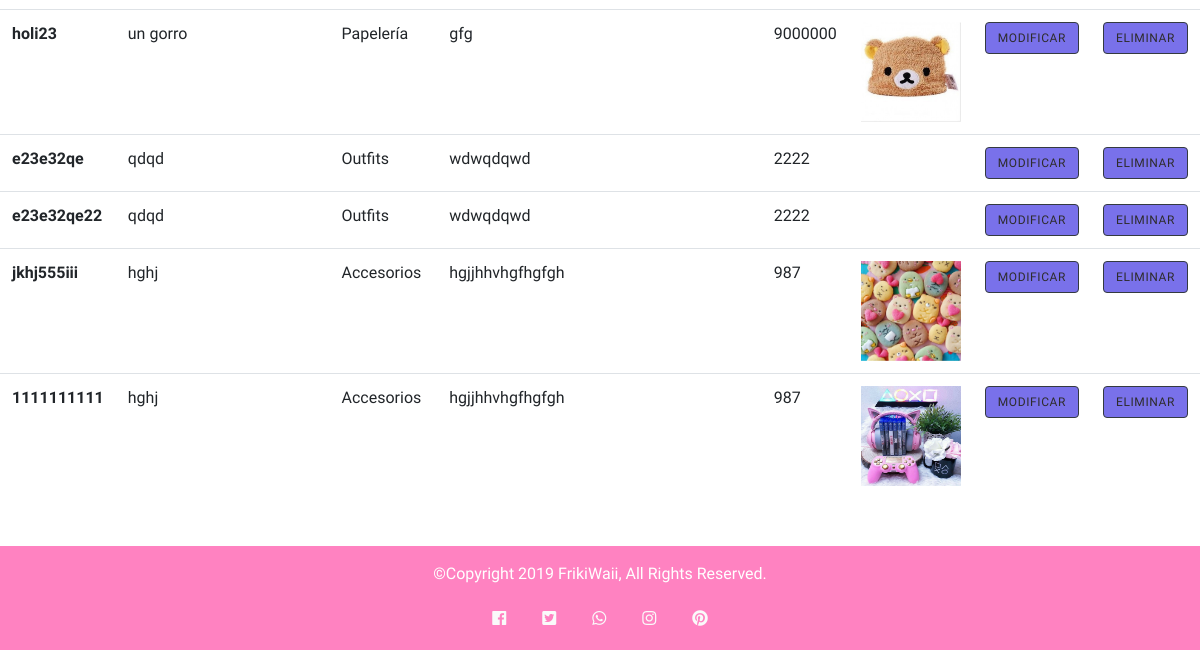
Before: /listado/ (signed in, lower part) with the older database file.
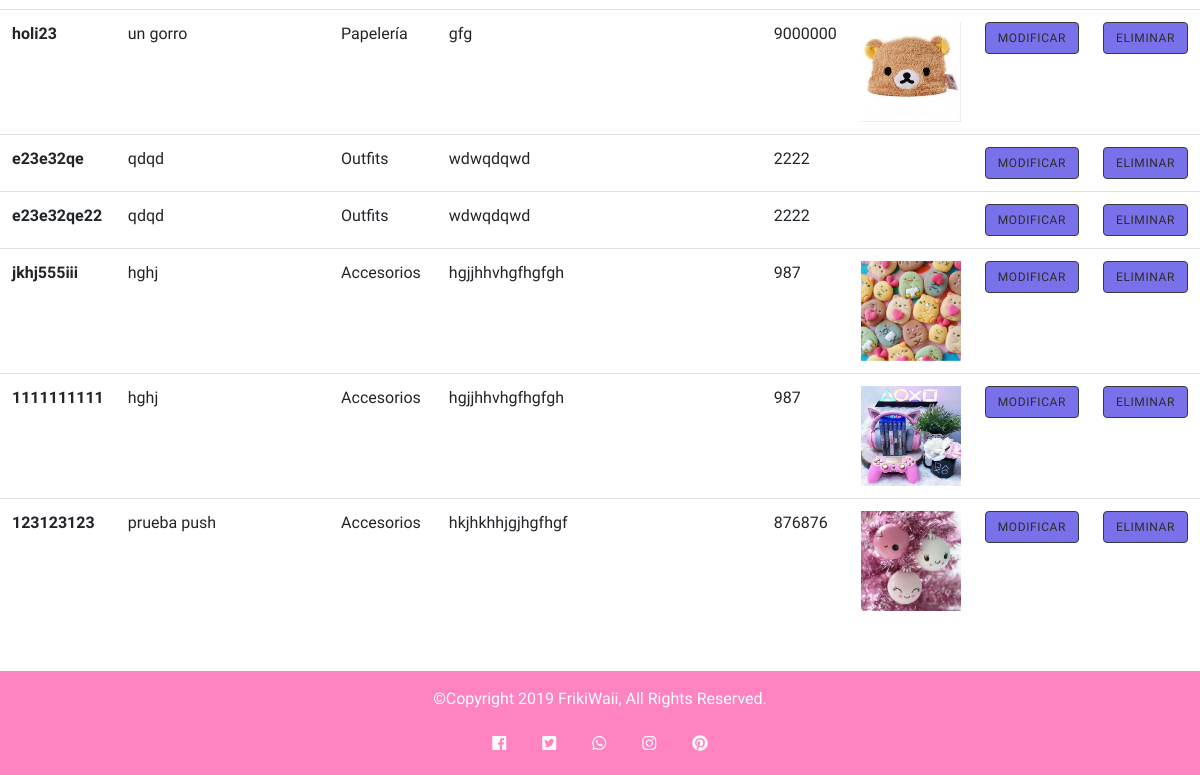
After: the same page with the newer database file.
### core/models.py (models this page shows, shortened)
class Producto(models.Model):
    codigo = models.CharField(max_length=10, unique=True)
    nombre = models.CharField(max_length=100)
    descripcion = models.CharField(max_length=300)
    precio = models.IntegerField()
    categoria = models.ForeignKey(Categoria, on_delete= models.CASCADE)
    imagen = models.ImageField(upload_to="productos" , null= True, blank=True)

class Categoria(models.Model):
    nombre = models.CharField(max_length=20)
    descripcion = models.CharField(max_length=200)

### core/views.py (the view)
# urls.py: path('listado/', listado, name="listado"),
@login_required
def listado(request):
    lista = Producto.objects.all()
    data = {
        'productos' : lista
    }
    return render(request, 'core/listado.html', data)

### core/templates/core/listado.html (shortened to what this page needs)
{% extends "core/base.html" %} {% block contenido %}
<div class="table">
    <table class="table-responsive table-hover" id="tablita">
        <tbody>
        {% for x in productos %}
        <tr>
            <th scope="row">{{ x.codigo }}</th>
            <td>{{ x.nombre }}</td>
            <td>{{ x.categoria.nombre }}</td>
            <td>{{ x.descripcion }}</td>
            <td>{{ x.precio }}</td>
            <td>
                {% if x.imagen %}
                <img src="{{x.imagen.url}}" alt="img" width="100" height="100">
                {% endif %}
            </td>
            {% if user.is_staff %}
            <td>
                <a class="btn btn-dark" id="btn-lis" href="{% url 'modificar' x.id %}" style="font-size: 12px" >Modificar </a>
            </td>
            <td>
                <a class="btn btn-dark" id="btn-lis" href="{% url 'eliminar' x.id %}" style="font-size: 12px" >Eliminar </a>
            </td>
            {% endif %}
        </tr>
        {% endfor %}
        </tbody>
  </table>
</div>
 {% endblock contenido %}

Changed rows visible on the page:
added Producto: codigo "123123123", nombre "prueba push", categoria.nombre "Accesorios", descripcion "hkjhkhhjgjhgfhgf", precio "876876", imagen (picture), shows "MODIFICAR"
